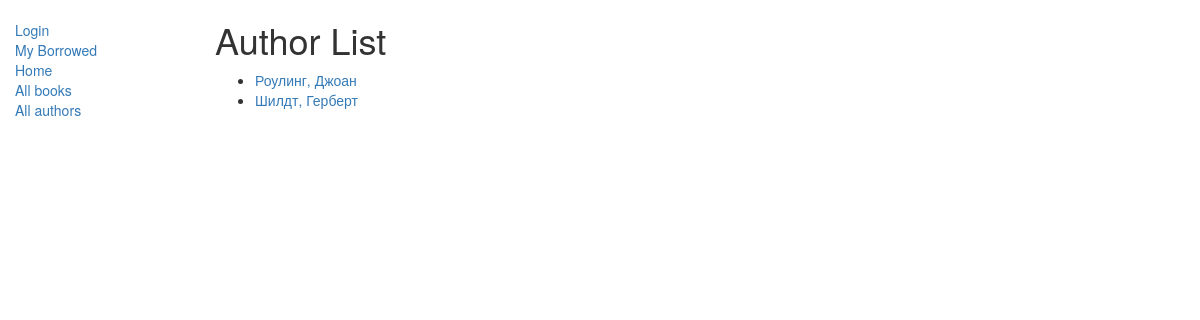
The app's page /catalog/authors/, older data.
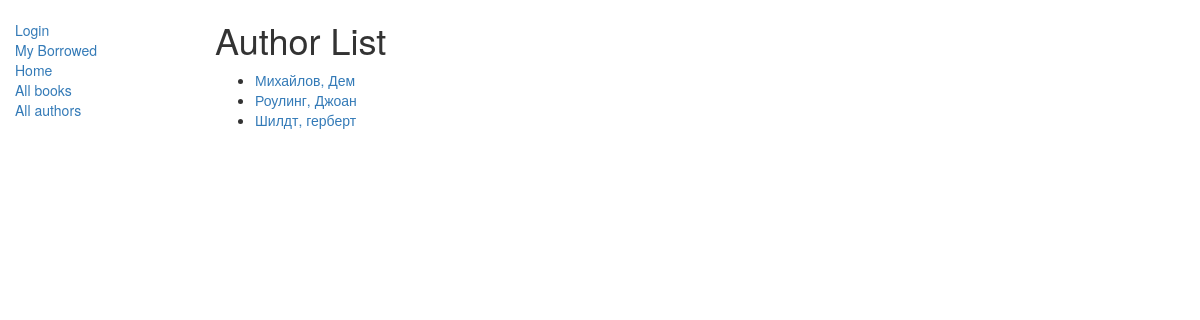
The same page, newer data.
### catalog/models.py (models this page shows)
class Author(models.Model):
    first_name = models.CharField(max_length=100)
    last_name = models.CharField(max_length=100)
    date_of_birth = models.DateField(null=True, blank=True)
    date_of_death = models.DateField('Died', null=True, blank=True)
    def get_absolute_url(self):
        return reverse('author-detail', args=[str(self.id)])
    def __str__(self):
        return '%s, %s' % (self.last_name, self.first_name)
    class Meta:
        ordering = ['last_name', 'first_name']

### catalog/views.py (the view)
class AuthorListView(generic.ListView):
    model = Author
    paginate_by = 10

### catalog/templates/catalog/author_list.html (shortened to what this page needs)
{% extends "base_generic.html" %}
{% block content %}
    <h1>Author List</h1>
    {% if author_list %}
    <ul>
      {% for author in author_list %}
      <li>
        <a href="{{ author.get_absolute_url }}">{{ author }}</a>
      </li>
      {% endfor %}
    </ul>
    {% else %}
      <p>There are no authors in the library.</p>
    {% endif %}
{% endblock %}

Row changes from the older to the newer data that the page shows:
removed Author: last_name+first_name "Шилдт, Герберт"
added Author: last_name+first_name "Михайлов, Дем"
added Author: last_name+first_name "Шилдт, герберт"
